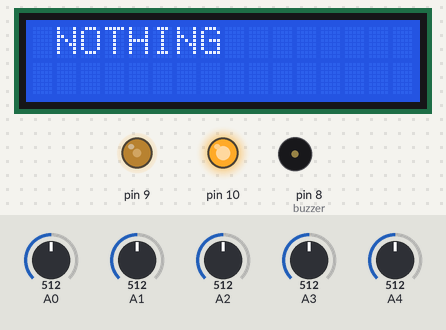
Recording of a sketch running on a simulated Arduino Uno, built with avr-gcc and run on an emulated ATmega328P. Shown: 16×2 character LCD, output pins drawn as LEDs (lit = HIGH), buzzer (waves = sounding, pin HIGH). The test bench sets the inputs (shaded band); at power-on: A0 = 512, A1 = 512, A2 = 512, A3 = 512, A4 = 512. What the sketch prints to the serial monitor is not drawn.

Above: at 1.2 s.
1.3 s: A0 set to 22
2.8 s: A0 set to 18
At 3.4 s:
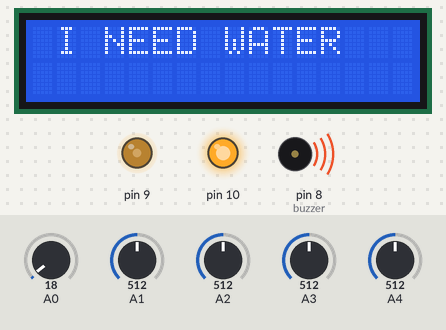
5.6 s: A0 set to 30
At 6.0 s:
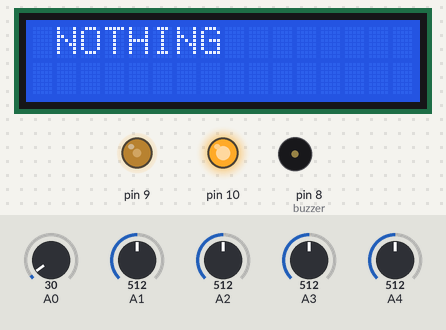
7.1 s: A1 set to 12
10.1 s: A1 set to 9
At 11.0 s:
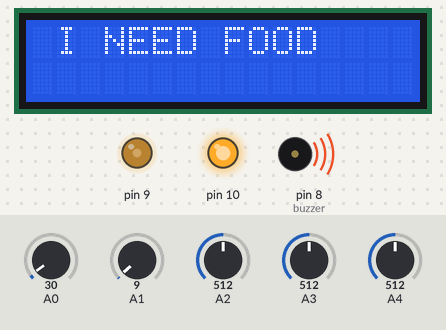
11.6 s: A1 set to 30
At 12.7 s:
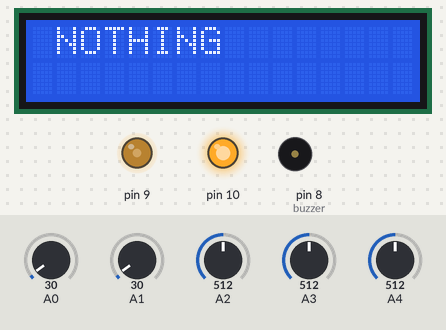
Timing chart, 0 to 14.1 s (numbered marks = the images above; inputs shaded):
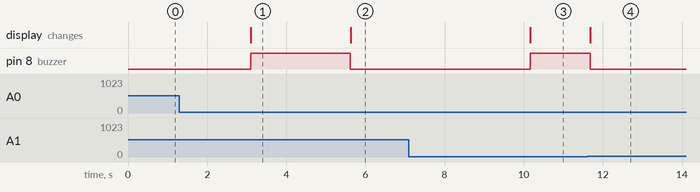

Measured:
- the behaviour switches between 21 and 20 on A0 (found by bisection; images 0 and 1)
- the behaviour switches between 11 and 10 on A1 (found by bisection; images 2 and 3)
- after the input at 1.3 s, every drawn part: stays the same
- after the input at 2.8 s, pin 8 (buzzer): LOW → HIGH after 0.30 s; the display: changes after 0.30 s (image 1)
- after the input at 5.6 s, pin 8 (buzzer): HIGH → LOW at once; the display: changes at once (image 2)
- after the input at 7.1 s, every drawn part: stays the same
- after the input at 10.1 s, pin 8 (buzzer): LOW → HIGH after 0.07 s; the display: changes after 0.07 s (image 3)
- after the input at 11.6 s, pin 8 (buzzer): HIGH → LOW after 0.08 s; the display: changes after 0.08 s (image 4)

The sketch:

Smart_Gloves_for_Dumb_people.ino
```cpp
#include <SPI.h>
#include <LiquidCrystal.h>
//#define SS_PIN 10
//#define RST_PIN 8

int Contrast=100;
// initialize the library by associating any needed LCD interface pin
// with the arduino pin number it is connected to

LiquidCrystal lcd(7,6,5,4,3,2);

int thumb;
int first_finger;
int second_finger;
int third_finger;
int fourth_finger;
int TF1=thumb&&first_finger;
int TF2=first_finger&&second_finger;
int TF3=second_finger&&third_finger;
int TF4=third_finger&&fourth_finger;
int TF5=fourth_finger&&thumb;
int buzzer = 8;


void setup() {
  SPI.begin();
  // put your setup code here, to run once:
  pinMode(A0, INPUT);
  pinMode(A1, INPUT);
  pinMode(A2, INPUT);
  pinMode(A3, INPUT);
  pinMode(A4, INPUT);
  pinMode(11, OUTPUT);
  pinMode(8, OUTPUT);
  Serial.begin(9600);
  pinMode(9, OUTPUT);
  analogWrite(9,Contrast);
  lcd.begin(16,2);
  lcd.clear();
  lcd.setCursor(0, 0);

}

void loop() {
  // put your main code here, to run repeatedly:
int thumb = analogRead(A0);
int first_finger = analogRead(A1);
int second_finger = analogRead(A2);
int third_finger = analogRead(A3);
int fourth_finger = analogRead(A4);
Serial.print(thumb);
Serial.print("\t");


Serial.print(first_finger);
Serial.print("\t");


Serial.print(second_finger);
Serial.print("\t");


Serial.print(third_finger);
Serial.print("\t");


Serial.println(fourth_finger);
Serial.print("\t");


if(thumb <= 20 )
{
  lcd.clear();
  digitalWrite(buzzer,HIGH);
lcd.setCursor(1,0);
lcd.print("I NEED WATER");
Serial.println("I NEED WATER");
delay(500);
digitalWrite(buzzer,LOW);

  }
else if((thumb <= 20 ) && (thumb == TF1<=20))
{
  lcd.clear();
digitalWrite(buzzer,LOW);
lcd.setCursor(1,0);
lcd.print("I have exam");
Serial.println("I have exam");
delay(500);
digitalWrite(buzzer,HIGH);
}


else if(first_finger <=10 )
{
  lcd.clear();
digitalWrite(buzzer,HIGH);
lcd.setCursor(1,0);
lcd.print("I NEED FOOD");
Serial.println("I NEED FOOD");
delay(500);
//digitalWrite(buzzer,HIGH);
  }
else if((TF2) &&(first_finger <=20 && second_finger <=20))
{
  lcd.clear();
digitalWrite(buzzer,HIGH);
lcd.setCursor(1,0);
lcd.print("In next month");
Serial.println("In next month");
delay(500);
//digitalWrite(buzzer,HIGH);
}
else if(second_finger <=20 )
{
  lcd.clear();
digitalWrite(buzzer,HIGH);
lcd.setCursor(1,0);
lcd.print("RESTROOM");
Serial.println("RESTROOM");
delay(500);
//digitalWrite(buzzer,HIGH);
}
else if((TF3) &&(second_finger <=20 && third_finger <=20))
{
  lcd.clear();
digitalWrite(buzzer,HIGH);
lcd.setCursor(1,0);
lcd.print("IN  my college only");
Serial.println("IN  my college only");
delay(500);
//digitalWrite(buzzer,HIGH);
}


 else if(third_finger <=20 )
{
  lcd.clear();
digitalWrite(buzzer,HIGH);
lcd.setCursor(1,0);
lcd.print("MY NAME IS OMAR");
Serial.println("MY NAME IS OMAR");
delay(500);
//digitalWrite(buzzer,HIGH);
}

 else if(TF4  && (third_finger && fourth_finger))
{
  lcd.clear();
digitalWrite(buzzer,HIGH);
lcd.setCursor(1,0);
lcd.print("In same class");
Serial.println("In same class");
delay(500);
//digitalWrite(buzzer,HIGH);
}
else if(fourth_finger <=20 )
{
  lcd.clear();
  digitalWrite(buzzer,HIGH);
lcd.setCursor(1,0);
lcd.print("I AM FROM MSCS");
Serial.println("I AM FROM MSCS");
delay(500);
//digitalWrite(buzzer,HIGH);


  }
  else if((TF5) &&(fourth_finger <=20&& thumb <=20))
{
  lcd.clear();
digitalWrite(buzzer,HIGH);
lcd.setCursor(1,0);
lcd.print("Roll NO");
Serial.println("Roll NO");
delay(500);
//digitalWrite(buzzer,LOW);


  }

  else{
     lcd.clear();
     digitalWrite(buzzer,LOW);
    lcd.setCursor(1,0);
    lcd.print("NOTHING");
    Serial.println("NOTHING");
    delay(500);
    }


}
```
